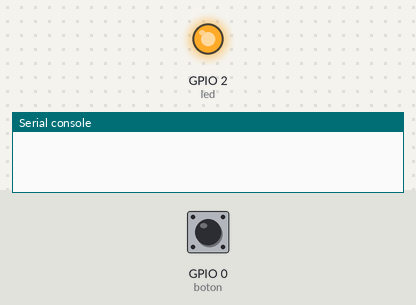
Bench run of a program on a simulated ESP32 board running MicroPython. On the bench: output pins drawn as LEDs (lit = HIGH), the last lines printed to the serial console. Dashed ring = blinking. The test bench sets the inputs (shaded band); at power-on: GPIO 0 (boton) HIGH.

Above: at 0.1 s.
1.3 s: GPIO 0 (boton) pulled LOW for 0.15 s
At 1.87 s:
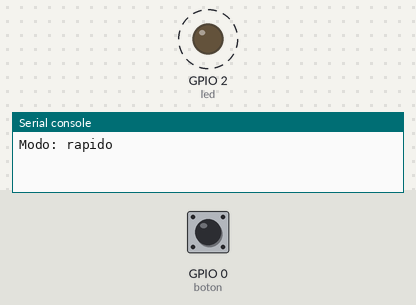
4.3 s: GPIO 0 (boton) pulled LOW for 1 s
At 4.8 s:
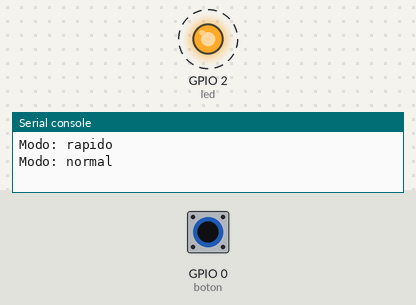
Timing chart, 0 to 13.3 s (numbered marks = the images above; inputs shaded):
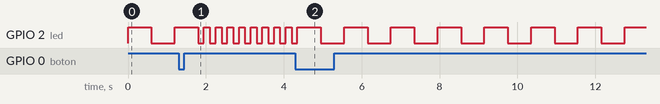

The program:

08_plantilla_asyncio.py
```python
# =============================================================
# Ejemplo 8 — PLANTILLA: estructura básica de un programa asyncio
# Copie este archivo como punto de partida para sus proyectos.
# =============================================================

# 1) IMPORTACIONES ---------------------------------------------
import asyncio
from machine import Pin

# 2) CONFIGURACIÓN DE HARDWARE ---------------------------------
led = Pin(2, Pin.OUT)
boton = Pin(0, Pin.IN, Pin.PULL_UP)

# 3) ESTADO COMPARTIDO Y SINCRONIZACIÓN ------------------------
estado = {"modo": "normal"}
evento_boton = asyncio.Event()


# 4) TAREAS (CORRUTINAS) ---------------------------------------
#    Regla de oro: toda tarea con 'while True' debe tener al menos
#    un 'await' dentro del ciclo. Nunca use time.sleep() aquí.
async def tarea_entrada():
    anterior = 1
    while True:
        actual = boton.value()
        if anterior == 1 and actual == 0:
            evento_boton.set()
        anterior = actual
        await asyncio.sleep_ms(20)


async def tarea_salida():
    while True:
        await evento_boton.wait()
        evento_boton.clear()
        estado["modo"] = "rapido" if estado["modo"] == "normal" else "normal"
        print("Modo:", estado["modo"])


async def tarea_periodica():
    while True:
        led.value(not led.value())
        await asyncio.sleep_ms(150 if estado["modo"] == "rapido" else 600)


# 5) FUNCIÓN PRINCIPAL -----------------------------------------
async def main():
    asyncio.create_task(tarea_entrada())
    asyncio.create_task(tarea_salida())
    asyncio.create_task(tarea_periodica())
    while True:                      # main se mantiene viva
        await asyncio.sleep(10)


# 6) ARRANQUE Y LIMPIEZA ---------------------------------------
try:
    asyncio.run(main())
except KeyboardInterrupt:
    print("Programa detenido por el usuario")
finally:
    led.value(0)
    asyncio.new_event_loop()
```

Measured:
- after the input at 1.3 s, GPIO 2 (led): alternates HIGH for 0.15 s and LOW for 0.15 s, starting after 0.65 s
- after the input at 4.3 s, GPIO 2 (led): alternates HIGH for 0.60 s and LOW for 0.60 s, starting after 0.65 s
